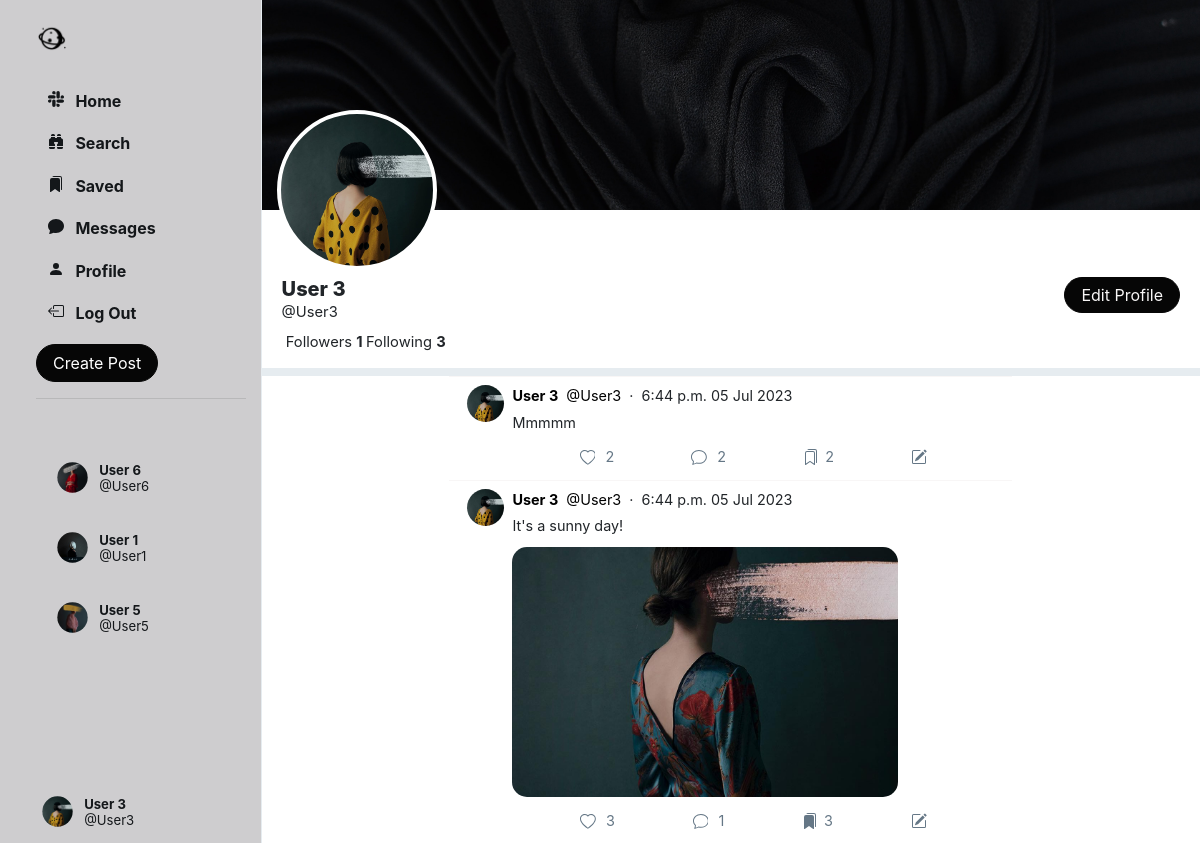
The page /profile/User3 (signed in) on the database as committed earlier.
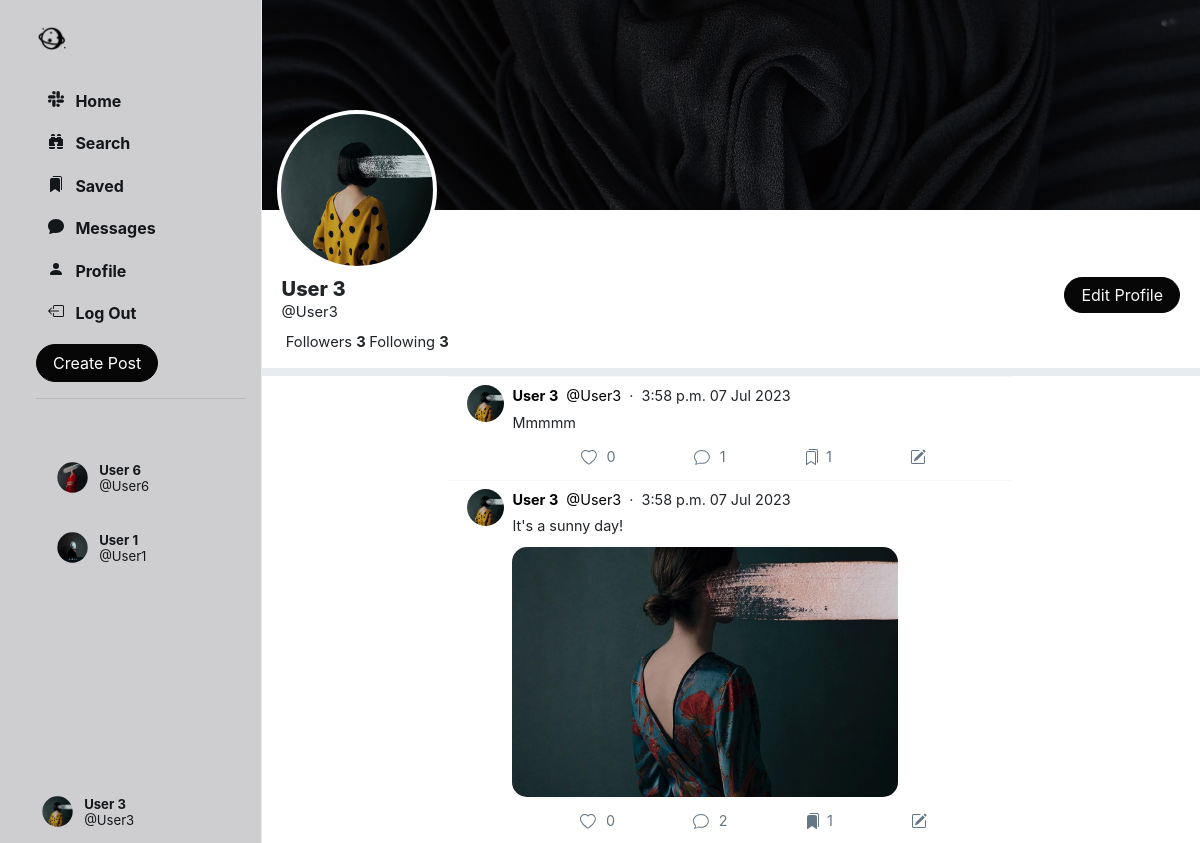
The same page on the database as committed later.
### Network/models.py (models this page shows, shortened)
class User(AbstractUser):
    profile_pic = models.ImageField(upload_to='profile_pic/')
    bio = models.TextField(max_length=160, blank=True, null=True)
    cover = models.ImageField(upload_to='covers/', blank=True)
    follows = models.ManyToManyField("self", related_name="followed_by", symmetrical=False, blank=True)
    def get_suggested_followers(self):
        followed_users = self.follows.all()
        suggested_users = User.objects.exclude(id=self.id).exclude(id__in=followed_users).filter(
            followed_by__in=followed_users)
        suggested_users = suggested_users.annotate(num_my_followers=Count('followed_by__follows')).order_by(
            '-num_my_followers')[:5]
        return suggested_users

class Post(models.Model):
    creator = models.ForeignKey(User, on_delete=models.CASCADE, related_name='posts')
    date_created = models.DateTimeField(default=timezone.now)
    content_text = models.TextField(max_length=140, blank=True)
    content_image = models.ImageField(upload_to='posts/', blank=True)
    likers = models.ManyToManyField(User, blank=True, related_name='likes')
    savers = models.ManyToManyField(User, blank=True, related_name='saved')
    comment_count = models.IntegerField(default=0)

### Network/views.py (the view)
# urls.py: path('profile/<str:username>', views.profile_view, name='profile'),
@login_required(login_url='login/')
def profile_view(request, username):
    username = get_object_or_404(User, username=username)
    user = User.objects.get(id=request.user.id)
    suggestions = user.get_suggested_followers()
    posts = Post.objects.filter(creator=username).order_by("-date_created")
    chat = Chat.objects.filter(
        Q(participants=username) & Q(participants=request.user)
    ).first()
    if chat is None:
        chat = Chat.objects.create()
        chat.participants.add(username, request.user)
    return render(request, 'profile.html', {
        'us': username,
        'posts': posts,
        'chat': chat,
        'suggestions': suggestions
    })

### Network/templates/profile.html (shortened to what this page needs)
{% extends 'index.html' %}
{% load static %}
    {% block profile %}
        <div class="profile-view" data-user="{{ us.username }}">
            <div class="cover-image" style="background-image: url({{ us.cover.url }});"></div>
            <div class="profile-image" style="background-image: url({{ us.profile_pic.url }});"></div>
            <div class="profile-details">
                <div class="details-data">
                    <div>
                        {% if user.username == us.username %}
                            <a href="{% url 'edit_profile' %}">
                                <button class="btn btn-outline-success float-right" id="edit-profile-btn">Edit
                                    Profile
                                </button>
                            </a>
                        {% endif %}
                    </div>
                    <h5>{{ us.first_name }} {{ us.last_name }}</h5>
                    <div class="grey">@{{ us.username }}</div>
                    <div>
                        &nbsp;<span class="grey">Followers</span>
                        <strong>
                            {{ us.followed_by.count }}
                        </strong>
                        <span class="grey">Following</span>
                        <strong>
                            {{ us.follows.count }}
                        </strong>
                    </div>
                </div>
            </div>
        </div>
        <div class="space"></div>
        {% include 'posts.html' %}
    {% endblock %}

### Network/templates/index.html (shortened to what this page needs)
{% extends "layout.html" %}
{% load static %}
{% block body %}
    <div class="main-div">
        {% block profile %}
        {% endblock %}
    </div>
{% endblock %}

### Network/templates/layout.html (shortened to what this page needs)
{% load static %}
<!DOCTYPE html>
<html lang="en">
<head>
    <link rel="stylesheet" href="https://stackpath.bootstrapcdn.com/bootstrap/4.4.1/css/bootstrap.min.css"
>
    <link href="{% static 'css/style.css' %}" rel="stylesheet">
</head>
<body>
{% include 'sidenav.html' %}
{% block body %}
{% endblock %}
</body>
</html>

### Network/templates/sidenav.html (shortened to what this page needs)
{% load static %}
<div class="sidenav">
    <a href="{% url 'home' %}" class="navbar-brand">
        <img src="{% static 'images/logo_icon.png' %}" height="31px">
    </a>
    <div style="height: 100%;">
        <div>
            <div>
                <ul>
                    <li class="nav-item" id="all_posts">
                        <a href="{% url 'home' %}" class="nav-link">
                            <div>
                                &nbsp;&nbsp;Home
                            </div>
                        </a>
                    </li>
                    <li class="nav-item" id="library">
                        <a href="{% url 'search' %}" class="nav-link">
                            <div>
                                &nbsp;&nbsp;Search
                            </div>
                        </a>
                    </li>
                    <li class="nav-item" id="library">
                        <a href="{% url 'saved' %}" class="nav-link">
                            <div>
                                &nbsp;&nbsp;Saved
                            </div>
                        </a>
                    </li>
                    <li class="nav-item" id="profile">
                        <a href="{% url 'chats' %}" class="nav-link">
                            <div>
                                &nbsp;&nbsp;Messages
                            </div>
                        </a>
                    </li>
                    <li class="nav-item" id="profile">
                        <a href="{% url 'profile' user.username %}" class="nav-link">
                            <div>
                                <svg xmlns="http://www.w3.org/2000/svg" width="16" height="16" fill="currentColor"
                                     class="bi bi-person-fill" viewBox="0 0 16 16">
                                    <path d="M3 14s-1 0-1-1 1-4 6-4 6 3 6 4-1 1-1 1H3Zm5-6a3 3 0 1 0 0-6 3 3 0 0 0 0 6Z"/>
                                </svg>
                                &nbsp;&nbsp;Profile
                            </div>
                        </a>
                    </li>
                    <li class="nav-item" id="logout">
                        <a href="{% url 'logout' %}" class="nav-link">
                            <div>
                                &nbsp;&nbsp;Log Out
                            </div>
                        </a>
                    </li>
                </ul>
            </div>
        </div>
        <button id="popup-btn" class="btn btn-success new-post-btn" data-toggle="modal" data-target="#createPostModal">
            Create Post
        </button>
        <br>
        <hr>
        <br>
        <div class="suggestion">
            {% for suggestion in suggestions %}
                <li class="suggestion-item suggestion-user" id="s-box">
                    <a href="{% url 'profile' suggestion.username %}" class="nav-link">
                        <div class="user_account">
                            <div class="small-profilepic"
                                 style="float: left; background-image: url({{ suggestion.profile_pic.url }});"></div>
                            <div style="height: 2.7vw; margin: auto;">
                                <div style="margin-top: 4px;">
                                    <strong>{{ suggestion.first_name }} {{ suggestion.last_name }}</strong>
                                </div>
                                <div class="grey" style="margin-top: 4px;">
                                    @{{ suggestion.username }}</div>
                            </div>
                        </div>
                    </a>
                </li>
            {% endfor %}
        </div>
        <div style="position: absolute; bottom: 10px;">
            <li class="nav-item sidenav-user">
                <a href="{% url 'profile' user.username %}" class="nav-link">
                    <div class="user_account">
                        <div class="small-profilepic"
                             style="float: left; background-image: url({{ user.profile_pic.url }});"></div>
                        <div style="height: 2.7vw; margin: auto;">
                            <div style="margin-top: 4px;">
                                <strong>{{ user.first_name }} {{ user.last_name }}</strong></div>
                            <div class="grey" style="margin-top: 4px;">@{{ user.username }}</div>
                        </div>
                    </div>
                </a>
            </li>
        </div>
    </div>
</div>

### Network/templates/posts.html (shortened to what this page needs)
{% load static %}
{% block posts %}
    {% for post in posts.all %}
        <div class="post" data-post_id="{{ post.id }}">
            <div>
                <div>
                    <a href="{% url 'profile' post.creator.username %}">
                        <div class="small-profilepic"
                             style="background-image: url({{ post.creator.profile_pic.url }})"></div>
                    </a>
                </div>
                <div style="flex: 1">
                    <div class="post-main">
                        <div class="post-user">
                            <div>
                                <a href="{% url 'profile' post.creator.username %}">
                                    <span><strong>{{ post.creator.first_name }} {{ post.creator.last_name }}</strong></span>
                                </a>
                                <a href="{% url 'profile' post.creator.username %}">
                                    <span class="grey">&nbsp;@{{ post.creator.username }}</span>
                                </a>
                                <span class="grey">&nbsp;&middot;&nbsp;&nbsp;{{ post.date_created | date:"P d M Y" }}</span>
                            </div>
                        </div>
                        {% if post.content_text is not None %}
                            <div class="post-content">
                                {{ post.content_text | linebreaksbr }}
                            </div>
                        {% endif %}
                        {% if post.content_image %}
                            <div class="post-image"
                                 style=" display: block; background-image: url({{ post.content_image.url }});"></div>
                        {% else %}
                            <div class="post-no-image" style="display: none;"></div>
                        {% endif %}
                        <div class="post-actions">
                            {% if user in post.likers.all %}
                                <div class="like" onclick="unlike_post(this)" data-post_id="{{ post.id }}">
                                    <div class="svg-span">
                                        <svg xmlns="http://www.w3.org/2000/svg" width="16" height="16"
                                             fill="currentColor" class="bi bi-heart-fill" viewBox="0 0 16 16">
                                            <path fill-rule="evenodd"
                                                  d="M8 1.314C12.438-3.248 23.534 4.735 8 15-7.534 4.736 3.562-3.248 8 1.314z"/>
                                        </svg>
                                    </div>
                                    &nbsp;
                                    <div style="padding: 7px 0px;" class="likes_count">{{ post.likers.count }}</div>
                                </div>
                            {% else %}
                                <div class="like" onclick="like_post(this)" data-post_id="{{ post.id }}">
                                    <div class="svg-span">
                                    </div>
                                    <div style="padding: 7px 0px;" class="likes_count">{{ post.likers.count }}</div>
                                </div>
                            {% endif %}
                            <div class="comment" onclick="get_comments('{{ post.id }}')" data-post_id="{{ post.id }}">
                                <div class="svg-span" data-toggle="modal" data-target="#commentPostModal">
                                </div>&nbsp;
                                <div style="padding: 7px 0px;" class="cmt-count">{{ post.comment_count }}</div>
                            </div>
                            {% if user in post.savers.all %}
                                <div class="save" onclick="unsave_post(this)" data-post_id="{{ post.id }}">
                                    <div class="svg-span">
                                    </div>
                                    <div style="padding: 7px 0px;" class="savers_count">{{ post.savers.count }}</div>
                                </div>
                            {% else %}
                                <div class="save" onclick="save_post(this)" data-post_id="{{ post.id }}">
                                    <div class="svg-span">
                                    </div>
                                    <div style="padding: 7px 0px;" class="savers_count">{{ post.savers.count }}</div>
                                </div>
                            {% endif %}
                            {% if post.creator == user %}
                                <div class="save" onclick="edit_post(this)" data-post_id="{{ post.id }}" data-toggle="modal" data-target="#editPostModal">
                                    <div class="svg-span">
                                    </div>
                                </div>
                            {% endif %}
                        </div>
                    </div>
                </div>
            </div>
        </div>
    {% endfor %}
{% endblock %}

Rows that differ between the two databases and show on the page:
no longer on this page (row unchanged): User: profile_pic (picture), first_name "User", last_name "5", username "User5"
computed for User "User3": followed_by.count "1" → "3"
changed Post "Mmmmm": date_created "6:44 p.m. 05 Jul 2023" → "3:58 p.m. 07 Jul 2023"; likers.count "2" → "0"; comment_count "2" → "1"; savers.count "2" → "1"
changed Post "It's a sunny day!": date_created "6:44 p.m. 05 Jul 2023" → "3:58 p.m. 07 Jul 2023"; likers.count "3" → "0"; comment_count "1" → "2"; savers.count "3" → "1"
